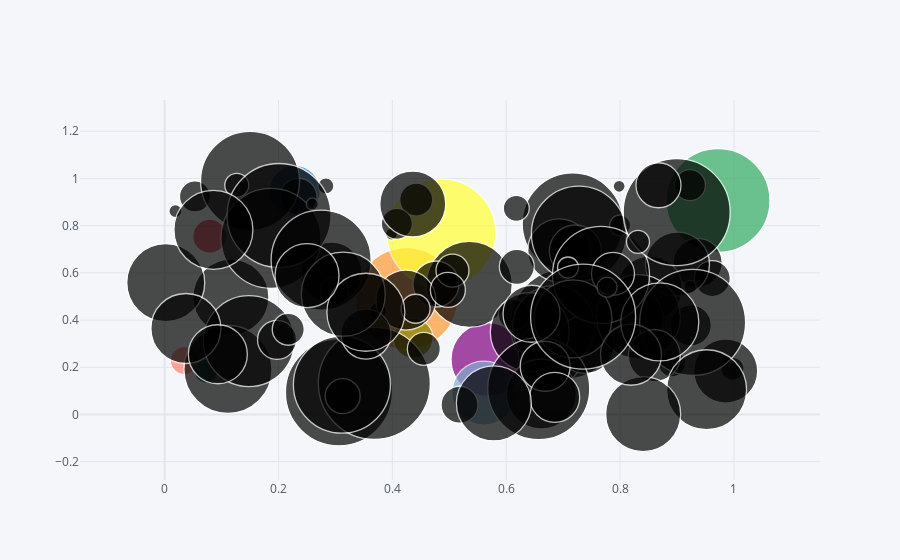

Notebook source saved alongside this figure:
### Code cell
print("What kind of plot you need, for complete data or for specific columns")
printPlot()
